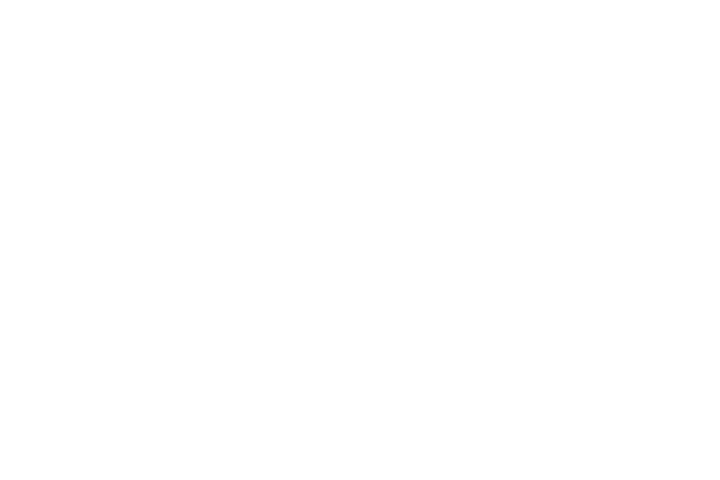
Frame 1 (no input)
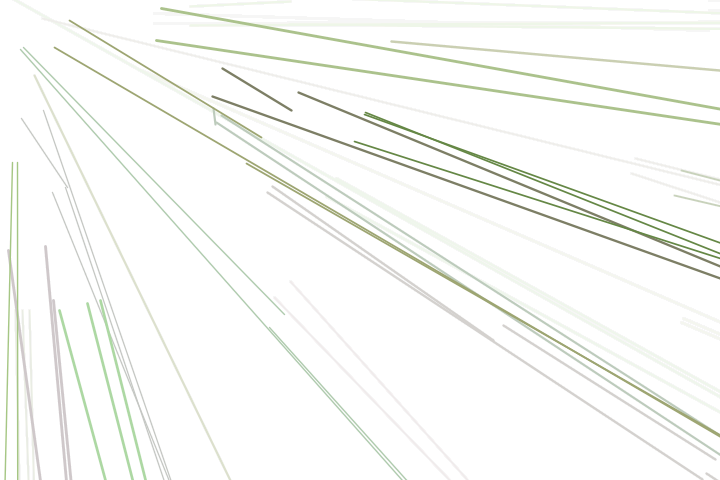
Frame 60 (the mouse pressed at the canvas centre just before this capture)
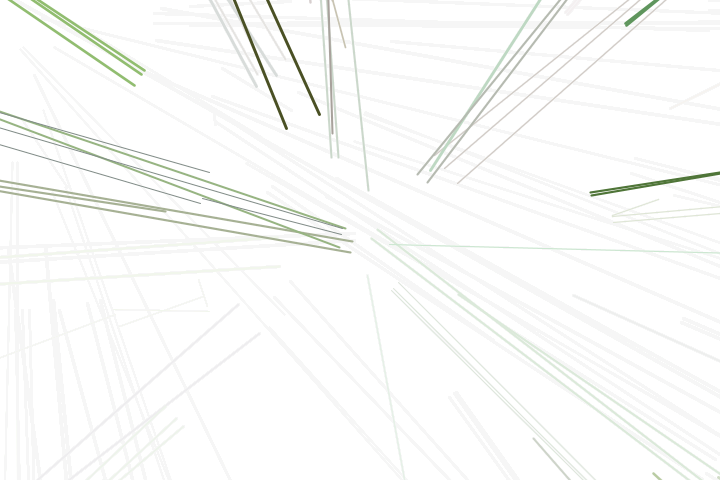
Frame 120 (the mouse held since frame 60 and released just before this capture)

The Processing sketch that drew these frames (run headless with seeded random() and noise(); from frame 60 on, the mouse is pressed at the canvas centre):

// Processing sketch: processing_65542
// ── processing_65542.pde

float x1f;  
float x2f;  
float y1f;  
float y2f;
float x1g;  
float x2g;  
float y1g;  
float y2g;
float x1h;  
float x2h;  
float y1h;  
float y2h;
float x1i;  
float x2i;  
float y1i;  
float y2i;
float var1; 
float var2; //factor de variabilidad de posición (RANDOM)
float var3; 
float var4; //factor de variabilidad de posición (RANDOM)
float var5; 
float var6; //factor de variabilidad de posición (RANDOM)
float var7; 
float var8; //factor de variabilidad de posición (RANDOM)


float puntoRaro1;
float puntoRaro2;
float puntoRaro3;
float puntoRaro4;
float strkW;
float sR; 
float sG; 
float sB; 
float sA;//Variacion de grosor y color del stroke
int x; 
int y; //posicion del cusror, apra rotación
float tetha; 
float tethaRad;// variables de rotación //NEW!!
float fckinRandom;
void setup() {
  size(720, 480);/**/
  background(255);/**/
  frameRate(120);/**/
  smooth();
}
void draw() {//-------------------
  puntoRaro1=random(0, width*3);
  puntoRaro2=random(0, width*3);
  puntoRaro3=random(0, width*3);
  puntoRaro4=random(0, width*3);

  //colores random de inicio

  sR=random(24, 86);
  sG=random(16, 160);
  sB=random(0, 60);
  sA=random(29, 255);
  //rectMode(CENTER);
  fill(255, 255, 255, 14);
  rect(-100, -100, 1000, 1000);
  fckinRandom= random(255, 900);
  x = mouseX; 
  y = mouseY;
  tetha = -fckinRandom * 360/width;
  tethaRad = radians(tetha);
  ////balbalbalb
  stroke(sR, sG, sB, 255);  //grosor etc 
  strokeWeight(strkW);
  strkW=random(1, 3);
  //balba  
  pushMatrix();
  translate(mouseX, mouseY);
  rotate(-tethaRad);
  //balba
  //ver-met-hor
  x1f=puntoRaro4;
  x2f=puntoRaro3;
  y1f=0+var1;
  ;
  y2f=0+var2;
  //ver-met-hor
  x1g=puntoRaro1;
  x2g=puntoRaro2;
  y1g=0+var3;
  ;
  y2g=0+var4;
  //ver-met-hor
  x1h=puntoRaro2;
  x2h=puntoRaro3;
  y1h=0+var5;
  ;
  y2h=0+var6;
  //ver-met-hor
  x1i=puntoRaro3;
  x2i=puntoRaro1;
  y1i=0+var7;
  ;
  y2i=0+var8;
  //variacion de posición
  var1=random(-23, 23);
  var2=random(-23, 23);
  var3=random(-23, 23);
  var4=random(-23, 23);
  var5=random(-23, 23);
  var6=random(-23, 23);  
  var7=random(-23, 23);
  var8=random(-23, 23);
  //el dibujo
  line(x1f, y1f, x2f, y2f);
  line(x1g, y1g, x2g, y2g);
  line(x1h, y1h, x2h, y2h);
  line(x1i, y1i, x2i, y2i);

  popMatrix();//regresa la matriz a 0, creo..
}//------------------------------
